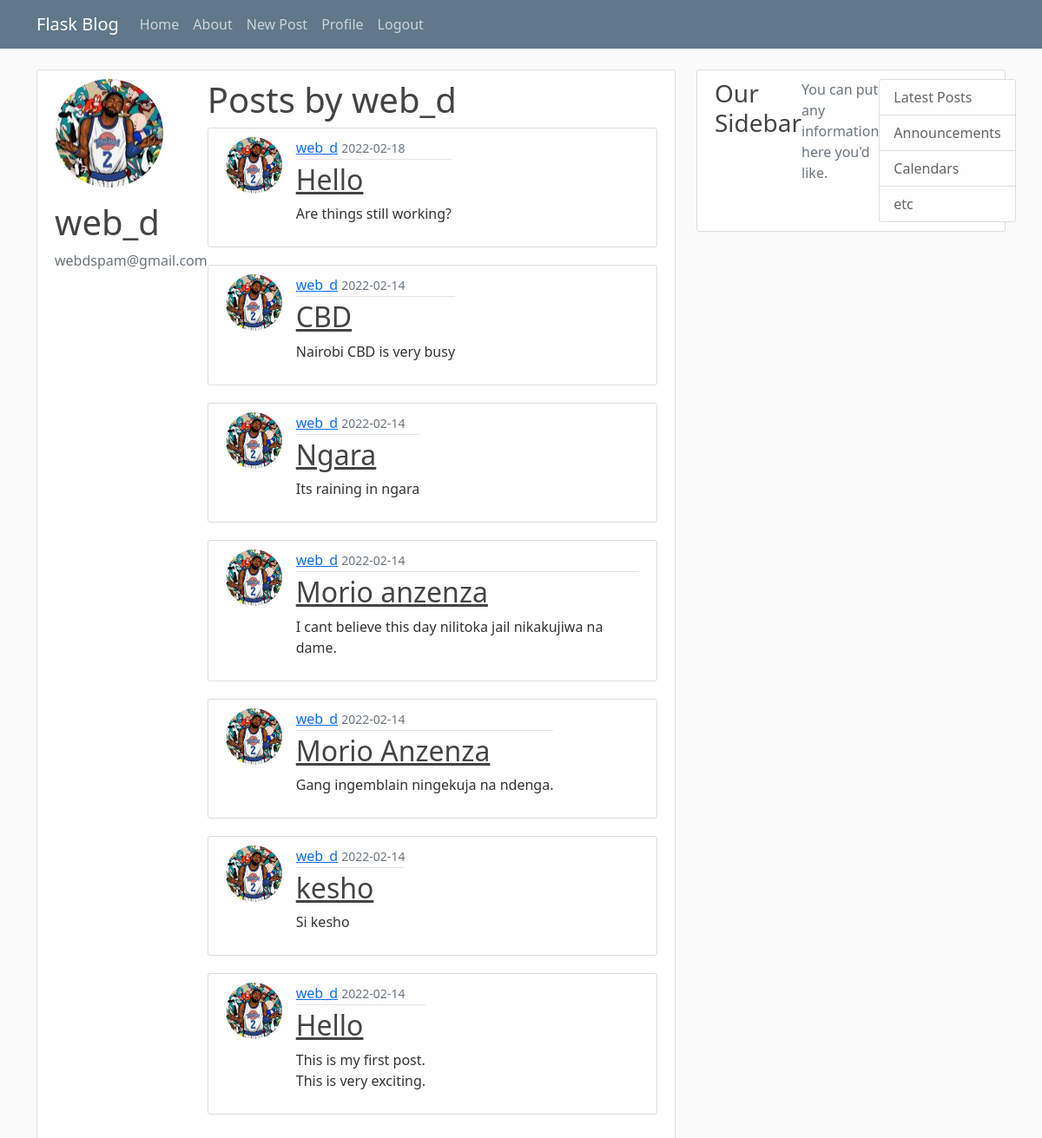
The app's page /account/web_d (signed in) with its own data.
### flaskblog/users/models.py (models this page shows, shortened)
class User(db.Model, UserMixin):
    id = db.Column(db.Integer, primary_key=True)
    username = db.Column(db.String(20), unique=True, nullable=False)
    email = db.Column(db.String(120), unique=True, nullable=False)
    image_file = db.Column(db.String(20), nullable=False, default='default.jpg')
    password = db.Column(db.String(60), nullable=False)
    posts = db.relationship('Post', backref='author', lazy=True)

### flaskblog/posts/models.py (models this page shows, shortened)
class Post(db.Model):
    id = db.Column(db.Integer, primary_key=True)
    title = db.Column(db.String(100), nullable=False)
    date_posted = db.Column(db.DateTime, nullable=False, default=datetime.utcnow)
    content = db.Column(db.Text, nullable=False)
    user_id = db.Column(db.Integer, db.ForeignKey('user.id'), nullable=False)

### flaskblog/users/routes.py (the view)
@users.route('/account/<username>', methods=['POST', 'GET'])
@login_required
def account(username):
    user = User.query.filter_by(username=username).first_or_404()
    image_file = url_for('static', filename='profile_pics/{}'.format(user.image_file))
    posts = Post.query.order_by(Post.date_posted.desc()).filter_by(author=user)
    if user == current_user:
        form = UpdateAccountForm()
        if form.validate_on_submit():
            if form.picture.data:
                picture_file = save_picture(form.picture.data)
                current_user.image_file = picture_file
            current_user.username = form.username.data
            current_user.email = form.email.data
            db.session.commit()
            flash('Your account has been updated', 'success')
            return redirect(url_for('users.account', username=user.username)) # Because of post get redirect pattern (Prevent resubmission of data)
        elif request.method == 'GET': #populate form with current user data
            form.username.data = current_user.username
            form.email.data = current_user.email
    else:
        form = None
    return render_template('account.html', image_file=image_file, form=form, posts=posts, user=user)

### flaskblog/users/models.py (called while the page is built)
@login_manager.user_loader
def load_user(user_id): # loads the currend user using user id stored in session
    return User.query.get(int(user_id))

### flaskblog/templates/account.html (shortened to what this page needs)
{% extends 'layout.html' %}
{% block content %}
<div class="content-section">
    <div class="media">
      <img class="rounded-circle account-img" src="{{image_file}}">
      <div class="media-body">
        <h2 class="account-heading">{{user.username}}</h2>
        <p class="text-secondary">{{user.email}}</p>
      </div>
    </div>
    <div class="'ml-4">
        <div>
            <h1>Posts by {{user.username}} </h1>
        </div>
        {% for post in posts %}
        <article class="media content-section">
          <div>
            <img src="{{ url_for('static', filename='profile_pics/' + post.author.image_file) }}" alt="profile-pic" class="rounded-circle article-img">
          </div>
          <div class="media-body">
            <div class="article-metadata">
              <a class="mr-2" href="#">{{ post.author.username }}</a>
              <small class="text-muted">{{ post.date_posted.strftime('%Y-%m-%d') }}</small>
            </div>
            <h2><a class="article-title" href="{{ url_for('posts.post', post_id=post.id) }}">{{ post.title }}</a></h2>
            <p class="article-content">{{ post.content }}</p>
          </div>
        </article>
        {% endfor %}
    </div>
  </div>
{% endblock %}

### flaskblog/static/main.css (style rules this page uses)
body { background: #fafafa; color: #333333; margin-top: 5rem; }
h1, h2, h3, h4, h5, h6 { color: #444444; }
.content-section { background: #ffffff; padding: 10px 20px; border: 1px solid #dddddd; border-radius: 3px; margin-bottom: 20px; display: flex; }
.article-title { color: #444444; }
.article-content { white-space: pre-line; }
.article-img { height: 65px; width: 65px; margin-right: 16px; }
.article-metadata { padding-bottom: 1px; margin-bottom: 4px; border-bottom: 1px solid #e3e3e3 }
.account-img { height: 125px; width: 125px; margin-right: 20px; margin-bottom: 16px; }
.account-heading { font-size: 2.5rem; }

### records on screen
User: username "web_d", email "webdspam@gmail.com"
Post: image_file (picture), author.username "web_d", date_posted "2022-02-18", title "Hello", content "Are things still working?"
Post: image_file (picture), author.username "web_d", date_posted "2022-02-14", title "CBD", content "Nairobi CBD is very busy"
Post: image_file (picture), author.username "web_d", date_posted "2022-02-14", title "Ngara", content "Its raining in ngara"
Post: image_file (picture), author.username "web_d", date_posted "2022-02-14", title "Morio anzenza", content "I cant believe this day nilitoka jail nikakujiwa na dame."
Post: image_file (picture), author.username "web_d", date_posted "2022-02-14", title "Morio Anzenza", content "Gang ingemblain ningekuja na ndenga."
Post: image_file (picture), author.username "web_d", date_posted "2022-02-14", title "kesho", content "Si kesho"
Post: image_file (picture), author.username "web_d", date_posted "2022-02-14", title "Hello", content "This is my first post. This is very exciting."
